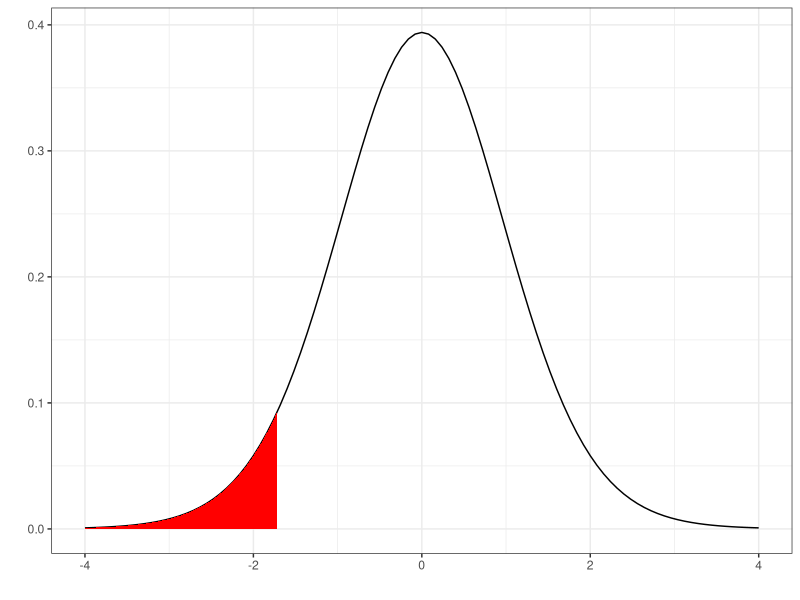

This figure's R source:
library(ggplot2)
ggplot(data = NULL) +
  stat_function(aes(xmin = -4,
                    xmax = 4),
                fun = dt,
                args = list(df = 20)) +
  geom_ribbon(
    data = data.frame(
      X = x<-seq(-4, qt(p = 0.05, df = 20), len=1000),
      Y = dt(x, df = 20)),
    aes(x = X, y = Y, ymin = 0, ymax = Y),
    fill = "red") +
  xlab("") +
  ylab("") +
  theme_bw()
